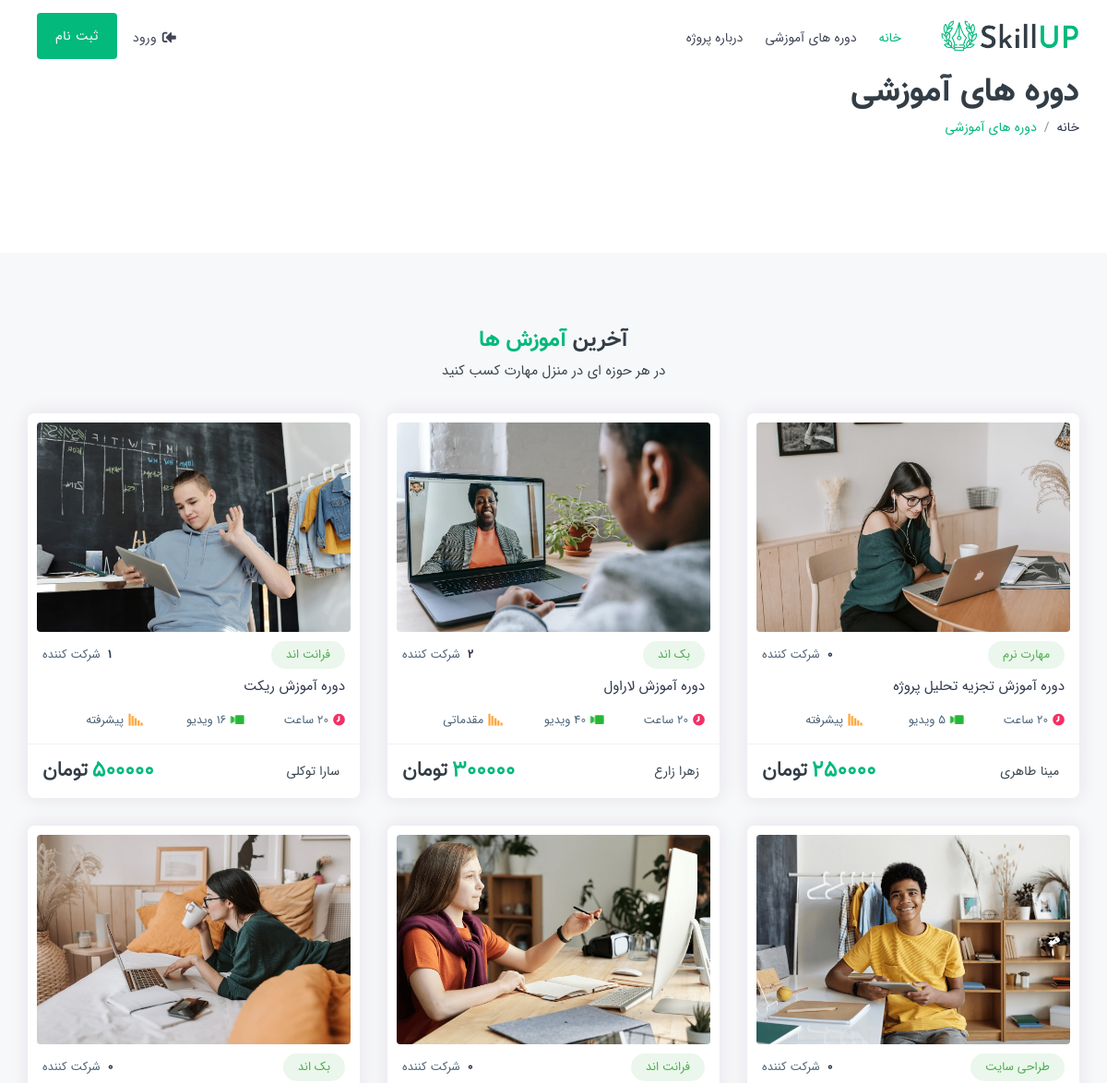
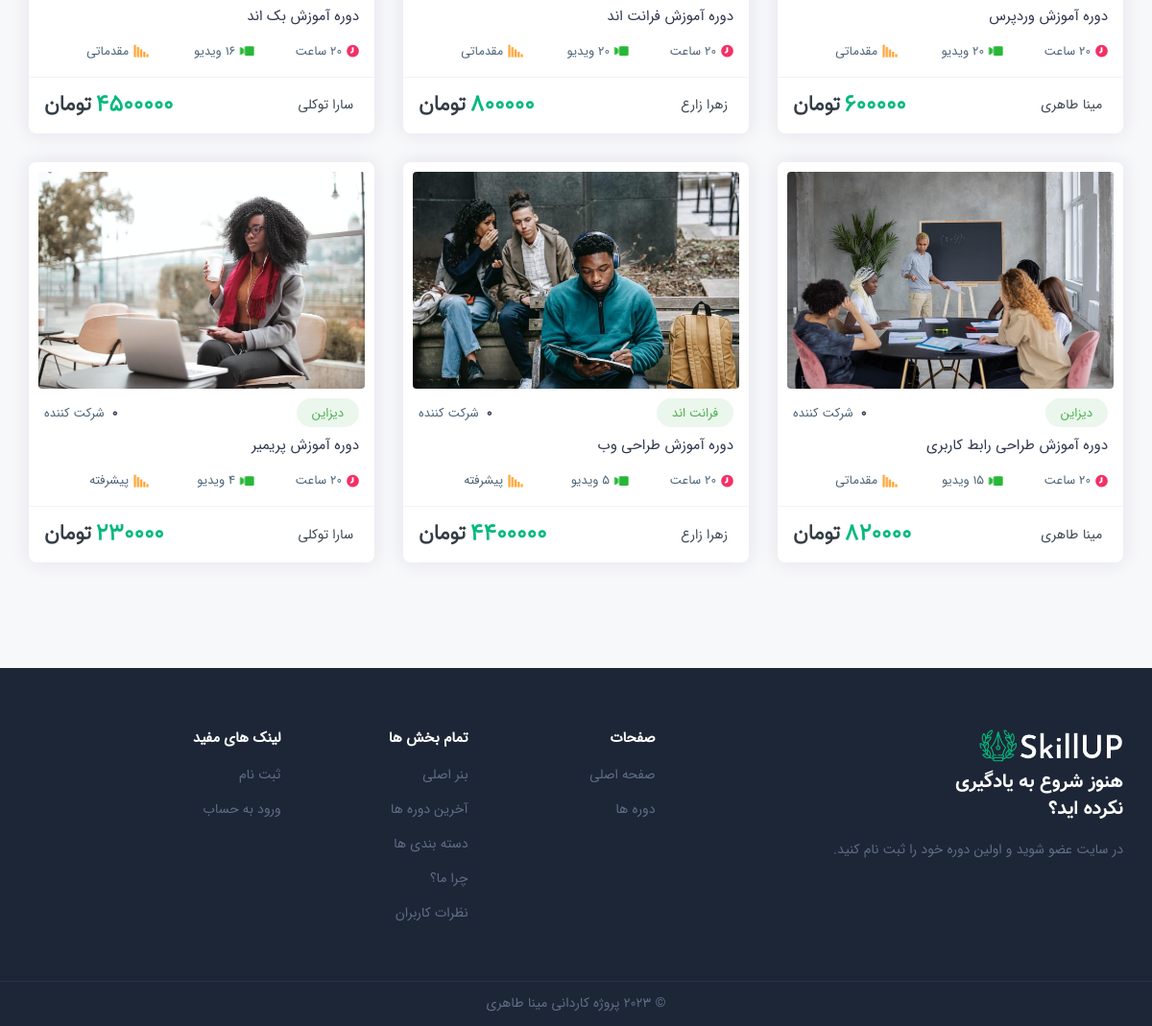
/courses.php, run on the app's committed database (2 pictures, top to bottom).
### tables this page shows
CREATE TABLE `courses` (
  `courseid` int(11) NOT NULL,
  `userid` int(11) NOT NULL,
  `name` varchar(150) NOT NULL,
  `description` text NOT NULL,
  `category` varchar(150) NOT NULL,
  `time` varchar(150) NOT NULL,
  `videonumber` int(11) NOT NULL,
  `level` varchar(150) NOT NULL,
  `image` varchar(150) NOT NULL,
  `link` text NOT NULL,
  `price` int(11) NOT NULL,
  `status` tinyint(4) NOT NULL
);

CREATE TABLE `users` (
  `userid` int(11) NOT NULL,
  `username` varchar(30) NOT NULL,
  `name` varchar(150) NOT NULL,
  `email` varchar(150) NOT NULL,
  `password` varchar(150) NOT NULL,
  `type` tinyint(4) NOT NULL
);

### courses.php (the view, shortened to what this page needs)
<?php
include('inc/header.php');
$link = mysqli_connect("localhost", "root", "", "skillupdb");
mysqli_query($link, "set names utf8");
$query = "SELECT * FROM courses WHERE status=1 ORDER BY courseid DESC";
$result = mysqli_query($link, $query);
?>
<section class="page-title">
    <div class="container">
        <div class="row">
            <div class="col-lg-12 col-md-12">
                <div class="breadcrumbs-wrap">
                    <h1 class="breadcrumb-title font-2">دوره های آموزشی</h1>
                    <nav aria-label="breadcrumb">
                        <ol class="breadcrumb p-0 bg-white">
                            <li class="breadcrumb-item"><a href="index.php">خانه</a></li>
                            <li class="breadcrumb-item active theme-cl" aria-current="page">دوره های آموزشی</li>
                        </ol>
                    </nav>
                </div>
            </div>
        </div>
    </div>
</section>
<section class="gray">
    <div class="container">
        <div class="row justify-content-center">
            <div class="col-lg-7 col-md-8">
                <div class="sec-heading center">
                    <h3 class="font-2">آخرین <span class="theme-cl">آموزش ها</span></h3>
                    <p>در هر حوزه ای در منزل مهارت کسب کنید</p>
                </div>
            </div>
        </div>
        <div class="row justify-content-center">
            <?php
            while ($row = mysqli_fetch_array($result)) {
            ?>
            <div class="col-xl-4 col-lg-4 col-md-6 col-sm-12">
                <div class="crs_grid">
                    <div class="crs_grid_thumb">
                        <a href="course-detail.php?id=<?= $row['courseid'] ?>" class="crs_detail_link">
                            <img src="assets/img/<?= $row['image'] ?>" class="img-fluid rounded" alt="" />
                        </a>
                    </div>
                    <div class="crs_grid_caption">
                        <div class="crs_flex">
                            <div class="crs_fl_first">
                                <div class="crs_cates cl_8"><span><?= $row['category'] ?></span></div>
                            </div>
                            <?php $query_paricipants = "SELECT COUNT(*) FROM sells WHERE courseid='{$row['courseid']}'";
                                $result_paricipants = mysqli_query($link, $query_paricipants);
                                $row_paricipants = mysqli_fetch_array($result_paricipants) ?>
                            <div class="crs_fl_last">
                                <div class="crs_inrolled"><strong><?= $row_paricipants['COUNT(*)'] ?> </strong>شرکت
                                    کننده</div>
                            </div>
                        </div>
                        <div class="crs_title">
                            <h4><a href="course-detail.php?id=<?= $row['courseid'] ?>" class="crs_title_link">دوره آموزش
                                    <?= $row['name'] ?></a></h4>
                        </div>
                        <div class="crs_info_detail">
                            <ul>
                                <li><i class="fa fa-clock text-danger"></i><span><?= $row['time'] ?></span></li>
                                <li><i class="fa fa-video text-success"></i><span><?= $row['videonumber'] ?>
                                        ویدیو</span></li>
                                <li><i class="fa fa-signal text-warning"></i><span><?= $row['level'] ?></span></li>
                            </ul>
                        </div>
                    </div>
                    <div class="crs_grid_foot">
                        <div class="crs_flex">
                            <div class="crs_fl_first">
                                <?php $query_author = "SELECT * FROM users WHERE userid='{$row['userid']}'";
                                    $result_author = mysqli_query($link, $query_author);
                                    $row_author = mysqli_fetch_array($result_author) ?>
                                <div class="crs_tutor">
                                    <div class="crs_tutor_name"><a><?= $row_author['name'] ?></a></div>
                                </div>
                            </div>
                            <div class="crs_fl_last">
                                <div class="crs_price">
                                    <h2><span class="theme-cl"><?= $row['price'] ?></span><span
                                            class="currency">تومان</span></h2>
                                </div>
                            </div>
                        </div>
                    </div>
                </div>
            </div>
            <?php } ?>
        </div>
    </div>
</section>
<?php
include('inc/footer.php');
?>

### inc/header.php (shortened to what this page needs)
<!DOCTYPE html>
<html lang="fa">
<head>
    <link href="assets/css/styles.css" rel="stylesheet">
</head>
<body dir="rtl">
    <div id="main-wrapper">
        <div class="header header-transparent dark-text">
            <div class="container">
                <nav id="navigation" class="navigation navigation-landscape">
                    <div class="nav-header">
                        <a class="nav-brand" href="index.php">
                            <img src="assets/img/logo.png" class="logo" alt="logo" />
                        </a>
                    </div>
                    <div class="nav-menus-wrapper">
                        <ul class="nav-menu">
                            <li class="active"><a href="index.php">خانه</a></li>
                            <li><a href="courses.php">دوره های آموزشی</a></li>
                            <li class=""><a href="about.php">درباره پروژه</a></li>
                        </ul>
                        <?php
                        if (!(isset($_SESSION["state_login"]) && $_SESSION["state_login"] === true)) {
                        ?>
                        <ul class="nav-menu nav-menu-social align-to-left">
                            <li>
                                <a href="#" class="alio_green" data-toggle="modal" data-target="#login">
                                    <i class="fas fa-sign-in-alt ml-1 rotate-img"></i><span class="dn-lg">ورود</span>
                                </a>
                            </li>
                            <li class="add-listing theme-bg">
                                <a href="signup.php" class="text-white">ثبت نام</a>
                            </li>
                        </ul>
                        <?php } ?>
                    </div>
                </nav>
            </div>
        </div>

### inc/footer.php (shortened to what this page needs)
<footer class="dark-footer skin-dark-footer style-2">
    <div class="footer-middle">
        <div class="container">
            <div class="row">
                <div class="col-lg-5 col-md-5">
                    <div class="footer_widget">
                        <img src="assets/img/logo-light.png" class="img-footer small mb-2" alt="" />
                        <h4 class="extream mb-3 font-2">هنوز شروع به یادگیری <br>نکرده اید؟</h4>
                        <p>در سایت عضو شوید و اولین دوره خود را ثبت نام کنید.</p>
                    </div>
                </div>
                <div class="col-lg-6 col-md-7 ml-auto">
                    <div class="row">
                        <div class="col-lg-4 col-md-4">
                            <div class="footer_widget">
                                <h4 class="widget_title">صفحات</h4>
                                <ul class="footer-menu">
                                    <li><a href="index.php">صفحه اصلی</a></li>
                                    <li><a href="courses.php">دوره ها </a></li>
                                </ul>
                            </div>
                        </div>
                        <div class="col-lg-4 col-md-4">
                            <div class="footer_widget">
                                <h4 class="widget_title">تمام بخش ها</h4>
                                <ul class="footer-menu">
                                    <li><a href="index.php#hero">بنر اصلی</a></li>
                                    <li><a href="index.php#lastcourses">آخرین دوره ها</a></li>
                                    <li><a href="index.php#categories">دسته بندی ها</a></li>
                                    <li><a href="index.php#whyus">چرا ما؟</a></li>
                                    <li><a href="index.php#testimonials">نظرات کاربران</a></li>
                                </ul>
                            </div>
                        </div>
                        <div class="col-lg-4 col-md-4">
                            <div class="footer_widget">
                                <h4 class="widget_title">لینک های مفید</h4>
                                <ul class="footer-menu">
                                    <li><a href="signup.php">ثبت نام</a></li>
                                    <li><a href="login.php">ورود به حساب</a></li>
                                </ul>
                            </div>
                        </div>
                    </div>
                </div>
            </div>
        </div>
    </div>
    <div class="footer-bottom">
        <div class="container">
            <div class="row align-items-center">
                <div class="col-lg-12 col-md-12 text-center">
                    <p class="mb-0">© 2023 پروژه کاردانی <a href="#">مینا طاهری </a></p>
                </div>
            </div>
        </div>
    </div>
</footer>
</div>
</body>
</html>

### data on the page
courses: image (picture), category "مهارت نرم", name "تجزیه تحلیل پروژه", time "20 ساعت", level "پیشرفته", userid.name "مینا طاهری", price "250000"
courses: image (picture), category "بک اند", name "لاراول", time "20 ساعت", videonumber "40", level "مقدماتی", userid.name "زهرا زارع", price "300000"
courses: image (picture), category "فرانت اند", name "ریکت", time "20 ساعت", level "پیشرفته", userid.name "سارا توکلی", price "500000"
courses: image (picture), category "طراحی سایت", name "وردپرس", time "20 ساعت", videonumber "20", level "مقدماتی", userid.name "مینا طاهری", price "600000"
courses: image (picture), category "فرانت اند", name "فرانت اند", time "20 ساعت", videonumber "20", level "مقدماتی", userid.name "زهرا زارع", price "800000"
courses: image (picture), category "بک اند", name "بک اند", time "20 ساعت", level "مقدماتی", userid.name "سارا توکلی", price "4500000"
courses: image (picture), category "دیزاین", name "طراحی رابط کاربری", time "20 ساعت", level "مقدماتی", userid.name "مینا طاهری", price "820000"
courses: image (picture), category "فرانت اند", name "طراحی وب", time "20 ساعت", level "پیشرفته", userid.name "زهرا زارع", price "4400000"
courses: image (picture), category "دیزاین", name "پریمیر", time "20 ساعت", videonumber "4", level "پیشرفته", userid.name "سارا توکلی", price "230000"
